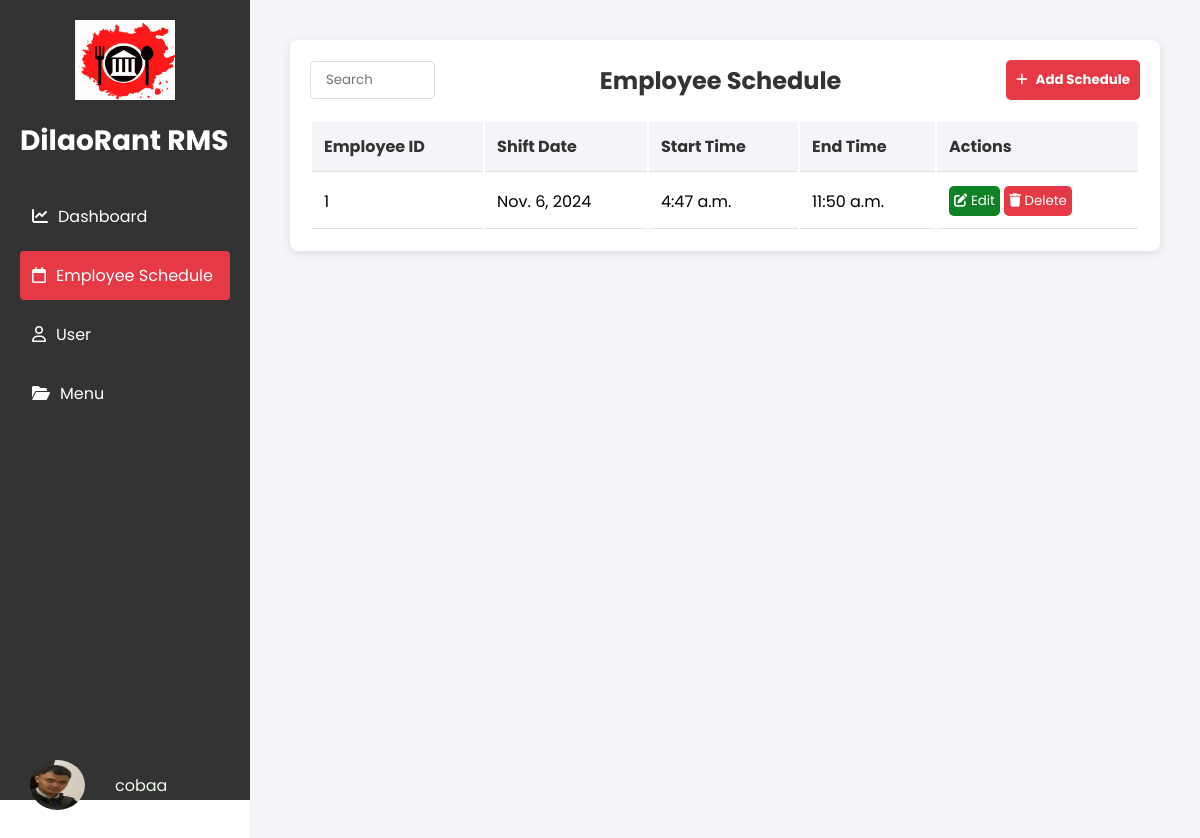
The app's page /ad/employeeSchedule (signed in) with its own data.
### accountsAdmin/employeeSchedule/models.py (models this page shows, shortened)
class EmSchedule(models.Model):
    schedule_id = models.AutoField(primary_key=True)
    employee_id = models.IntegerField()
    shift_date = models.DateField()
    shift_time = models.TimeField()
    end_time = models.TimeField()
    class Meta:
        ordering = ['employee_id']

### accountsAdmin/employeeSchedule/views.py (the view)
# urls.py: path('', views.employeeSchedule_view, name='employeeSchedule_view'),
@login_required(login_url='login')
@require_http_methods(["GET"])
def employeeSchedule_view(request):
    schedules = EmSchedule.objects.all().order_by('employee_id')
    return render(request, 'employeeSchedule/employeeSchedule.html', {'schedules': schedules})

### accountsAdmin/employeeSchedule/templates/employeeSchedule/employeeSchedule.html (shortened to what this page needs)
{% load static %}
<!DOCTYPE html>
<html lang="en">
<head>
    <link rel="stylesheet" href="https://cdnjs.cloudflare.com/ajax/libs/font-awesome/6.0.0/css/all.min.css">
</head>
<body>
    <div class="sidebar">
        <div class="logo">
            <a href="{% url 'dashboard_view' %}">
                <img src="{% static 'accounts/bg3.png' %}" alt="DilaoRant Logo">
            </a>
            <div class="logo-text">
                DilaoRant RMS
            </div>
        </div>
        <div style="margin-top: 30px;">
            <a href="{% url 'dashboard_view' %}" class="menu-item">
                <i class="fas fa-chart-line"></i>
                Dashboard
            </a>
            <div class="selected">
                <a href="{% url 'employeeSchedule_view' %}" class="menu-item">
                    <i class="fa-regular fa-calendar"></i>
                    Employee Schedule
                </a>
            </div>
            <a href="{% url 'user_view'%}" class="menu-item">
                <i class="fa-regular fa-user"></i>
                User
            </a>
            <a href="{% url 'menu_view' %}" class="menu-item">
                <i class="fa-solid fa-folder-open"></i>
                Menu
            </a>
        </div>
        <div class="account-section">
            <div class="account-info">
                <img src="{% static 'employeeSchedule/user.jpg' %}" alt="User">
                <span>{{ user.username }}</span>
            </div>
        </div>
    </div>
    <div class="main-content">
        <div class="main-content">
            <div class="schedule-container">
                <div class="schedule-header">
                    <input type="text" class="search-bar" placeholder="Search">
                    <h2 class="schedule-title">Employee Schedule</h2>
                    <button class="add-schedule-btn" onclick="showAddPopup()">
                        <i class="fas fa-plus"></i>
                        Add Schedule
                    </button>
                </div>
                <table class="schedule-table">
                    <thead>
                        <tr>
                            <th>Employee ID</th>
                            <th>Shift Date</th>
                            <th>Start Time</th>
                            <th>End Time</th>
                            <th>Actions</th>
                        </tr>
                    </thead>
                    <tbody>
                        {% for schedule in schedules %}
                        <tr>
                            <td>{{ schedule.employee_id }}</td>
                            <td>{{ schedule.shift_date }}</td>
                            <td>{{ schedule.shift_time }}</td>
                            <td>{{ schedule.end_time }}</td>
                            <td>
                                <div class="action-buttons">
                                    <button class="btn btn-edit btn-tooltip"
                                        onclick="update_schedule('{{ schedule.schedule_id }}')"
                                        data-tooltip="Edit Schedule">
                                        <i class="fas fa-edit"></i>
                                        Edit
                                    </button>
                                    <button class="btn btn-delete btn-tooltip"
                                        onclick="delete_schedule('{{ schedule.schedule_id }}')"
                                        data-tooltip="Delete Schedule">
                                        <i class="fas fa-trash"></i>
                                        Delete
                                    </button>
                                </div>
                            </td>
                        </tr>
                        {% empty %}
                        <tr>
                            <td colspan="5" style="text-align: center;">No schedules found.</td>
                        </tr>
                        {% endfor %}
                    </tbody>
                </table>
            </div>
        </div>
    </div>
</body>
</html>

### accountsAdmin/employeeSchedule/templates/employeeSchedule/employeeSchedule.html (style rules this page uses)
* { margin: 0; padding: 0; box-sizing: border-box; font-family: 'Poppins', sans-serif; }
.sidebar { width: 250px; background-color: #333; height: 100vh; position: fixed; left: 0; top: 0; color: white; padding: 20px; }
.logo { align-items: center; }
.logo img { width: 100px; height: auto; margin: 0 auto; display: block; }
.logo-text { margin-top: 20px; font-size: 28px; font-weight: bold; color: #ffffff; }
.main-content { margin-left: 250px; padding: 20px; background-color: #f4f5f9; min-height: 100vh; }
.search-bar { padding: 8px 15px; border: 1px solid #ddd; border-radius: 4px; width: 125px; }
.menu-item { display: flex; align-items: center; padding: 12px; color: white; text-decoration: none; margin-bottom: 10px; transition: background-color 0.3s; }
.menu-item i { margin-right: 10px; }
.selected { background-color: #e63946; border-radius: 4px; }
.account-section { position: fixed; bottom: 0; width: 205px; cursor: pointer; margin-bottom: 20px; }
.account-info { display: flex; align-items: center; gap: 30px; padding: 10px; border-radius: 4px; }
.account-info img { width: 55px; height: 50px; border-radius: 50%; }
.account-info span { font-size: 16px; color: #f1faee; }
.schedule-container { background-color: white; border-radius: 8px; padding: 20px; box-shadow: 0 2px 10px rgba(0, 0, 0, 0.1); margin-left: -250px; }
.schedule-header { display: flex; justify-content: space-between; align-items: center; margin-bottom: 20px; }
.schedule-title { font-size: 24px; font-weight: bold; color: #333; margin: 0 auto; }
.add-schedule-btn { background-color: #e63946; color: white; border: none; padding: 10px; border-radius: 5px; cursor: pointer; font-weight: bold; }
.add-schedule-btn i { margin-right: 5px; }
.schedule-table { width: 100%; }
.schedule-table th, .schedule-table td { padding: 12px; text-align: left; border-bottom: 1px solid #e0e0e0; }
.schedule-table th { background-color: #f4f5f9; font-weight: bold; color: #333; }
.btn-edit { background-color: #0e8225; color: white; border: none; padding: 5px; border-radius: 5px; }
.btn-delete { background-color: #e63946; color: white; border: none; padding: 5px; border-radius: 5px; }

### records on screen
EmSchedule: employee_id "1", shift_date "Nov. 6, 2024", shift_time "4:47 a.m.", end_time "11:50 a.m."

### other values on screen
{{ user.username }} "cobaa"
